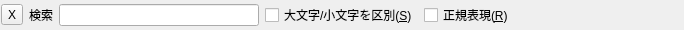
<?xml version="1.0" encoding="UTF-8"?>
<ui version="4.0">
 <class>ChannelListFindBar</class>
 <widget class="QWidget" name="ChannelListFindBar">
  <property name="geometry">
   <rect>
    <x>0</x>
    <y>0</y>
    <width>684</width>
    <height>30</height>
   </rect>
  </property>
  <property name="windowTitle">
   <string>Form</string>
  </property>
  <layout class="QHBoxLayout">
   <property name="spacing">
    <number>6</number>
   </property>
   <property name="margin">
    <number>1</number>
   </property>
   <item>
    <widget class="QToolButton" name="closeButton">
     <property name="text">
      <string>X</string>
     </property>
     <property name="checkable">
      <bool>false</bool>
     </property>
     <property name="toolButtonStyle">
      <enum>Qt::ToolButtonIconOnly</enum>
     </property>
     <property name="autoRaise">
      <bool>false</bool>
     </property>
    </widget>
   </item>
   <item>
    <widget class="QLabel" name="label">
     <property name="sizePolicy">
      <sizepolicy hsizetype="Fixed" vsizetype="Preferred">
       <horstretch>0</horstretch>
       <verstretch>0</verstretch>
      </sizepolicy>
     </property>
     <property name="text">
      <string>検索</string>
     </property>
    </widget>
   </item>
   <item>
    <widget class="QLineEdit" name="lineEdit">
     <property name="sizePolicy">
      <sizepolicy hsizetype="Fixed" vsizetype="Fixed">
       <horstretch>0</horstretch>
       <verstretch>0</verstretch>
      </sizepolicy>
     </property>
     <property name="minimumSize">
      <size>
       <width>200</width>
       <height>0</height>
      </size>
     </property>
     <property name="maximumSize">
      <size>
       <width>200</width>
       <height>16777215</height>
      </size>
     </property>
    </widget>
   </item>
   <item>
    <widget class="QCheckBox" name="caseSensitivityCheckBox">
     <property name="sizePolicy">
      <sizepolicy hsizetype="Fixed" vsizetype="Fixed">
       <horstretch>0</horstretch>
       <verstretch>0</verstretch>
      </sizepolicy>
     </property>
     <property name="text">
      <string>大文字/小文字を区別(&amp;S)</string>
     </property>
    </widget>
   </item>
   <item>
    <widget class="QCheckBox" name="regExpCheckBox">
     <property name="sizePolicy">
      <sizepolicy hsizetype="Fixed" vsizetype="Fixed">
       <horstretch>0</horstretch>
       <verstretch>0</verstretch>
      </sizepolicy>
     </property>
     <property name="text">
      <string>正規表現(&amp;R)</string>
     </property>
    </widget>
   </item>
   <item>
    <widget class="QLabel" name="label_2">
     <property name="text">
      <string/>
     </property>
    </widget>
   </item>
  </layout>
 </widget>
 <resources/>
 <connections>
  <connection>
   <sender>closeButton</sender>
   <signal>clicked()</signal>
   <receiver>ChannelListFindBar</receiver>
   <slot>close()</slot>
   <hints>
    <hint type="sourcelabel">
     <x>10</x>
     <y>33</y>
    </hint>
    <hint type="destinationlabel">
     <x>63</x>
     <y>29</y>
    </hint>
   </hints>
  </connection>
 </connections>
</ui>
